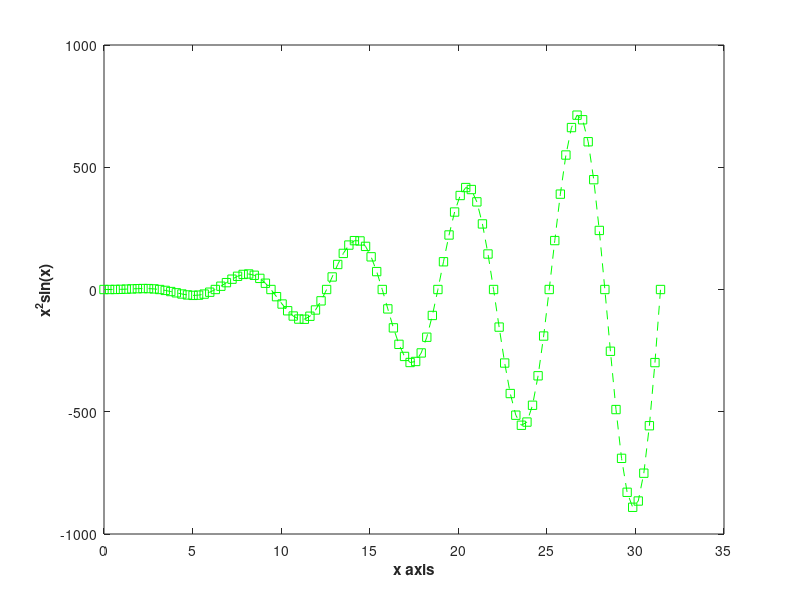

MATLAB code to generate this figure:
%{
0 ? x ? 10pi, with increments of 0.1pi
f(x) = x^2*sin(x)

Use a green dashed line type with square markers. 
Add x and y axis titles of 'x axis' and 'x2sin(x)'.
Do not add a title to the plot.
%}

x = 0:0.1*pi:10*pi;
f = x.^2.*sin(x);

plot(x, f, '--gs');

xlabel('\bfx axis');
ylabel('\bfx^{2}sin(x)');